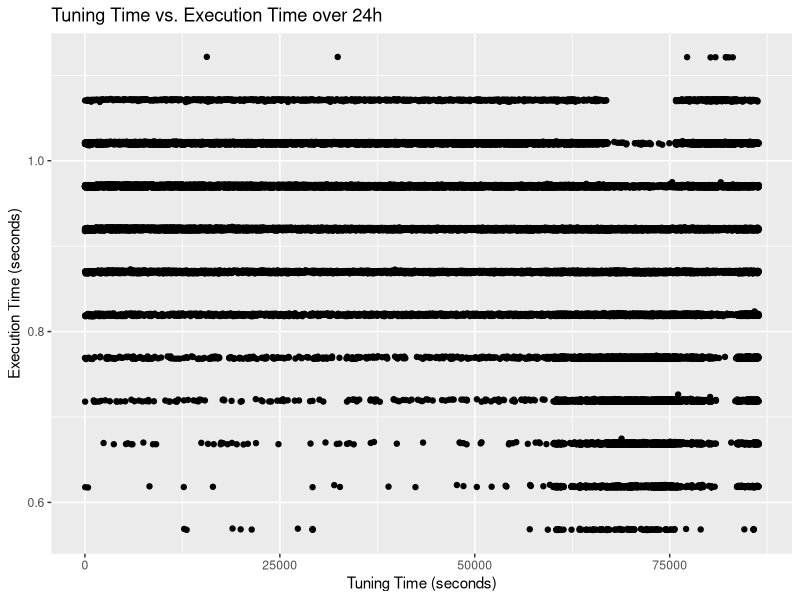
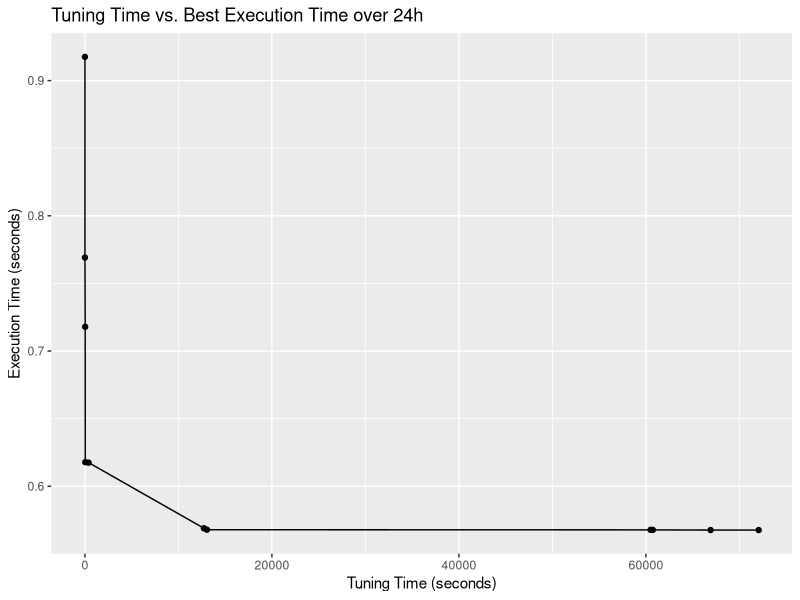
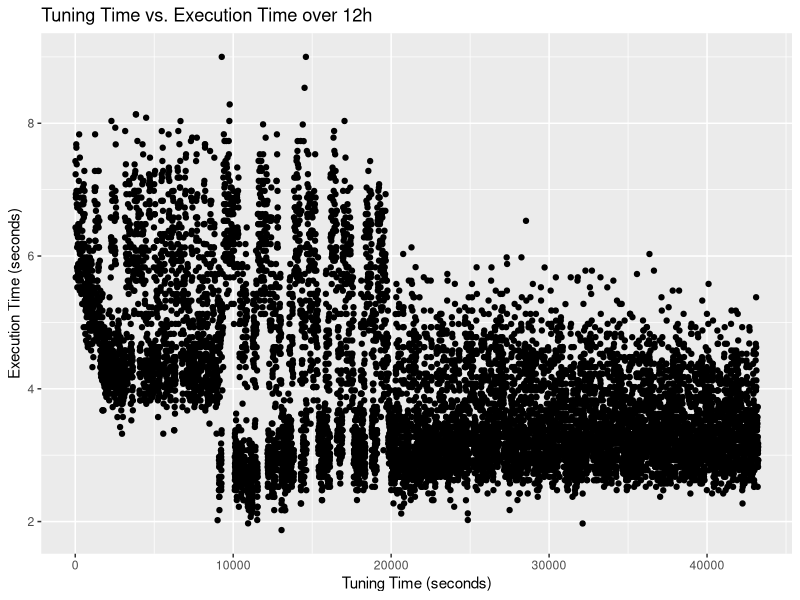
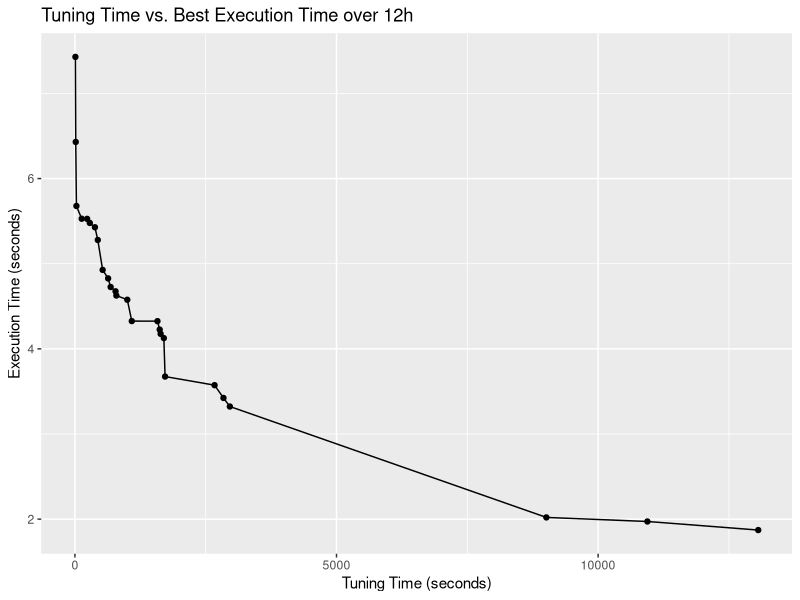
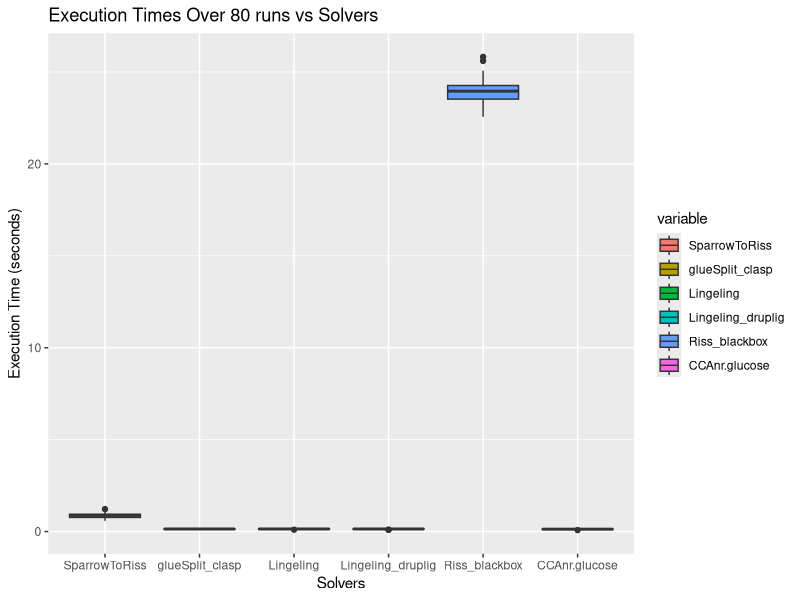
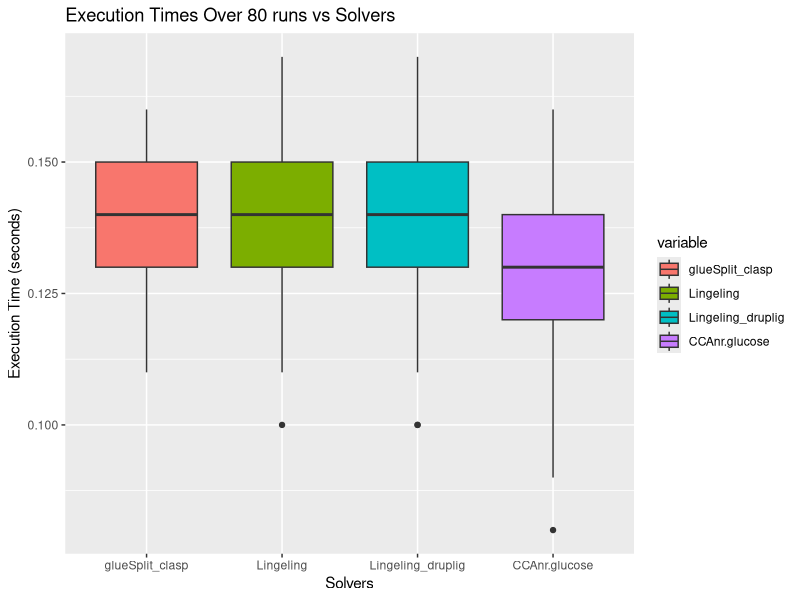
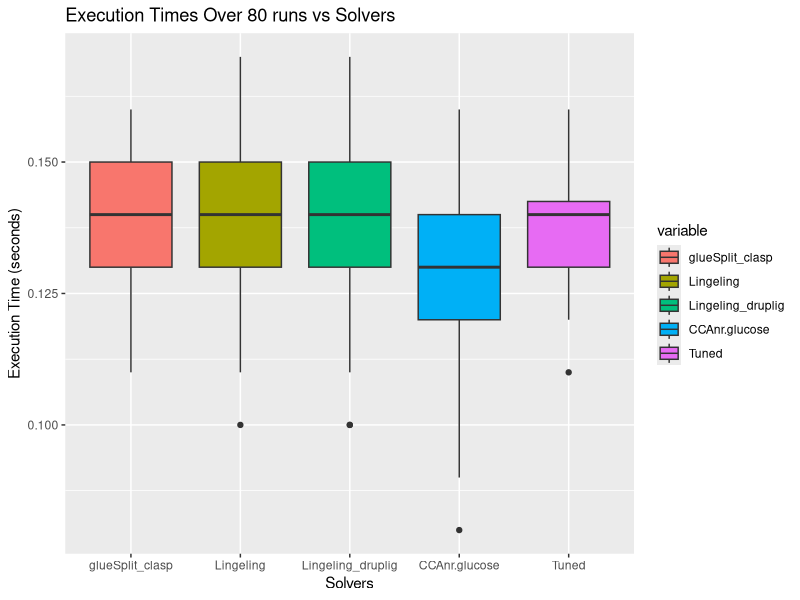

Recreate these plots in R, in order.
#!/usr/bin/Rscript

library(ggplot2)
library(reshape2)

log_all_24 <- read.table("24_short/logall.txt",header=TRUE)
log_bst_24 <- read.table("24_short/logbest.txt",header=TRUE)

log_all_12 <- read.table("12_all/logall.txt",header=TRUE)
log_bst_12 <- read.table("12_all/logbest.txt",header=TRUE)

old_benchmark <- read.table("benchmarks/old_benchmark.txt",header=TRUE)
old_short_benchmark <- read.table("benchmarks/old_short_benchmark.txt",header=TRUE)

tuned_comparison24 <- read.table("24_short/comparison.txt",header=TRUE)

graph_all_24 <- qplot(log_all_24$tuning_time,log_all_24$run_time,data=log_all_24,
                   ylab="Execution Time (seconds)",
                   xlab="Tuning Time (seconds)", 
                   main="Tuning Time vs. Execution Time over 24h")

graph_bst_24 <- qplot(log_bst_24$tuning_time,log_bst_24$run_time,
                   geom=c("point","line"),
                   ylab="Execution Time (seconds)",
                   xlab="Tuning Time (seconds)",      
                   main="Tuning Time vs. Best Execution Time over 24h")

graph_all_12 <- qplot(log_all_12$tuning_time,log_all_12$run_time,data=log_all_12,
                   ylab="Execution Time (seconds)",
                   xlab="Tuning Time (seconds)", 
                   main="Tuning Time vs. Execution Time over 12h")

graph_bst_12 <- qplot(log_bst_12$tuning_time,log_bst_12$run_time,
                   geom=c("point","line"),
                   ylab="Execution Time (seconds)",
                   xlab="Tuning Time (seconds)",      
                   main="Tuning Time vs. Best Execution Time over 12h")
graph_old_bench <- ggplot(data=melt(old_benchmark), aes(x=variable,y=value)) +
    geom_boxplot(aes(fill=variable)) +
    xlab("Solvers") +
    ylab("Execution Time (seconds)") +
    ggtitle("Execution Times Over 80 runs vs Solvers")

graph_old_short <- ggplot(data=melt(old_short_benchmark), aes(x=variable,y=value)) +
    geom_boxplot(aes(fill=variable)) +
    xlab("Solvers") +
    ylab("Execution Time (seconds)") +
    ggtitle("Execution Times Over 80 runs vs Solvers")

graph_tuned_comparison24 <- ggplot(data=melt(tuned_comparison24), aes(x=variable,y=value)) +
    geom_boxplot(aes(fill=variable)) +
    xlab("Solvers") +
    ylab("Execution Time (seconds)") +
    ggtitle("Execution Times Over 80 runs vs Solvers")

print(graph_all_24)
readline("plot done\n")
print(graph_bst_24)
readline("plot done\n")
print(graph_all_12)
readline("plot done\n")
print(graph_bst_12)
readline("plot done\n")
print(graph_old_bench)
readline("plot done\n")
print(graph_old_short)
readline("plot done\n")
print(graph_tuned_comparison24)
readline("plot done\n")
